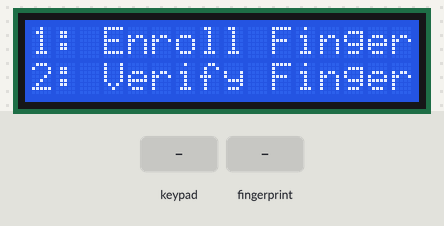
Bench run of a sketch on a simulated Arduino Uno, built with avr-gcc and run on an emulated ATmega328P. Parts: 16×2 character LCD. Inputs (shaded band) come from the test bench.

Above: at 6.3 s.
6.4 s: key '2' pressed
At 7.3 s:
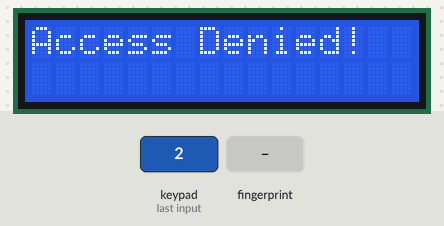
9.4 s: keypad keys 1 3 9 7 pressed 0.4 s apart
At 10.1 s:
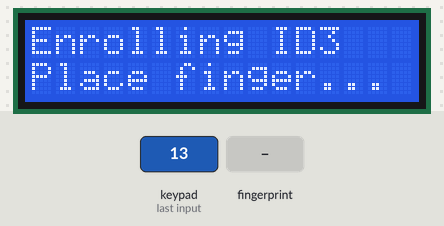
12.5 s: finger stored as number 1 placed on the sensor
At 13.0 s:
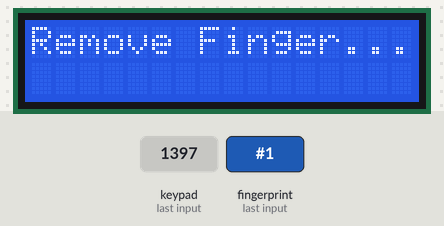
15.5 s: finger stored as number 1 placed on the sensor
At 16.8 s:
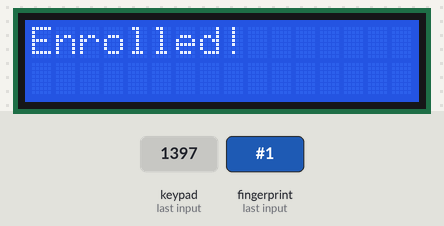
18.5 s: key '1' pressed
21.5 s: key 'A' pressed
At 22.4 s:
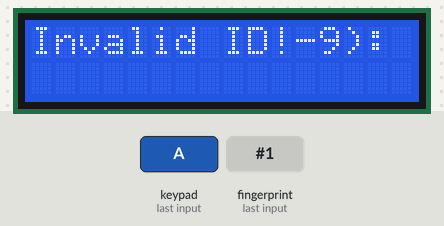
Timing chart, 0 to 24.5 s (numbered marks = the images above; inputs shaded):
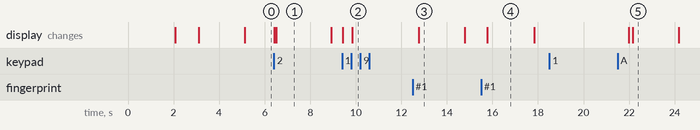

The sketch:

biometric_attendance_system.ino
```cpp
#include <Wire.h>
#include <LiquidCrystal_I2C.h>
#include <Adafruit_Fingerprint.h>
#include <SoftwareSerial.h>
#include <Keypad.h>

// Initialize LCD (16x2) at I2C address 0x27
LiquidCrystal_I2C lcd(0x27, 16, 2);

// Initialize Fingerprint Sensor
SoftwareSerial mySerial(2, 3);  // RX, TX for Fingerprint Sensor
Adafruit_Fingerprint finger = Adafruit_Fingerprint(&mySerial);

// Define buzzer and LED pins
#define BUZZER 4
#define GREEN_LED 5
#define RED_LED 6

// Define keypad
const byte ROWS = 4;
const byte COLS = 4;
char keys[ROWS][COLS] = {
    {'1', '2', '3', 'A'},
    {'4', '5', '6', 'B'},
    {'7', '8', '9', 'C'},
    {'*', '0', '#', 'D'}
};
byte rowPins[ROWS] = {9, 8, 7, 6};
byte colPins[COLS] = {5, 4, 3, 2};
Keypad keypad = Keypad(makeKeymap(keys), rowPins, colPins, ROWS, COLS);

// User ID to Name Mapping
const char* userNames[] = {
    "Harsh",    // ID 1
    "Bob",      // ID 2
    "Charlie",  // ID 3
    "David"     // ID 4
};

void setup() {
    Serial.begin(9600);
    lcd.begin(16, 2);
    lcd.backlight();
    lcd.setCursor(0, 0);
    lcd.print("Fingerprint System");
    delay(2000);
    lcd.clear();

    finger.begin(57600);
    if (finger.verifyPassword()) {
        lcd.setCursor(0, 0);
        lcd.print("Sensor Found!");
    } else {
        lcd.setCursor(0, 0);
        lcd.print("Sensor Error!");
        while (1);
    }
    delay(2000);
    lcd.clear();

    pinMode(BUZZER, OUTPUT);
    pinMode(GREEN_LED, OUTPUT);
    pinMode(RED_LED, OUTPUT);
}

void loop() {
    lcd.clear();
    lcd.setCursor(0, 0);
    lcd.print("1: Enroll Finger");
    lcd.setCursor(0, 1);
    lcd.print("2: Verify Finger");

    char choice = getKeyInput();
    lcd.clear();

    if (choice == '1') {
        lcd.setCursor(0, 0);
        lcd.print("Enter ID (1-9):");
        char idChar = getKeyInput();
        int id = idChar - '0';

        if (id > 0 && id <= 9) {
            enrollFingerprint(id);
        } else {
            lcd.setCursor(0, 0);
            lcd.print("Invalid ID!");
            delay(2000);
        }
    } else if (choice == '2') {
        verifyFingerprint();
    } else {
        lcd.setCursor(0, 0);
        lcd.print("Invalid Choice!");
        delay(2000);
    }
}

char getKeyInput() {
    char key;
    do {
        key = keypad.getKey();
    } while (!key);
    return key;
}

void enrollFingerprint(int id) {
    lcd.clear();
    lcd.setCursor(0, 0);
    lcd.print("Enrolling ID: ");
    lcd.setCursor(12, 0);
    lcd.print(id);

    int p = -1;
    lcd.setCursor(0, 1);
    lcd.print("Place finger...");

    while (p != FINGERPRINT_OK) {
        p = finger.getImage();
    }

    p = finger.image2Tz(1);
    if (p != FINGERPRINT_OK) {
        lcd.clear();
        lcd.print("Error! Try again");
        delay(2000);
        return;
    }

    lcd.clear();
    lcd.print("Remove Finger...");
    delay(2000);

    lcd.clear();
    lcd.print("Place Again...");
    p = -1;
    while (p != FINGERPRINT_OK) {
        p = finger.getImage();
    }

    p = finger.image2Tz(2);
    if (p != FINGERPRINT_OK) {
        lcd.clear();
        lcd.print("2nd scan failed!");
        delay(2000);
        return;
    }

    p = finger.createModel();
    if (p != FINGERPRINT_OK) {
        lcd.clear();
        lcd.print("Model failed!");
        delay(2000);
        return;
    }

    p = finger.storeModel(id);
    if (p == FINGERPRINT_OK) {
        lcd.clear();
        lcd.print("Enrolled!");
        delay(2000);
    } else {
        lcd.clear();
        lcd.print("Store failed!");
        delay(2000);
    }
}

void verifyFingerprint() {
    lcd.clear();
    lcd.setCursor(0, 0);
    lcd.print("Place finger...");

    int id = getFingerprintID();

    lcd.clear();
    if (id > 0 && id < sizeof(userNames) / sizeof(userNames[0])) {
        lcd.setCursor(0, 0);
        lcd.print(userNames[id]);
        lcd.print(" is present");
        digitalWrite(GREEN_LED, HIGH);
        beep(2);
        delay(2000);
        digitalWrite(GREEN_LED, LOW);
    } else {
        lcd.setCursor(0, 0);
        lcd.print("Access Denied!");
        digitalWrite(RED_LED, HIGH);
        beep(1);
        delay(2000);
        digitalWrite(RED_LED, LOW);
    }
}

int getFingerprintID() {
    uint8_t p = finger.getImage();
    if (p != FINGERPRINT_OK) return -1;

    p = finger.image2Tz();
    if (p != FINGERPRINT_OK) return -1;

    p = finger.fingerFastSearch();
    if (p != FINGERPRINT_OK) return -1;

    return finger.fingerID;
}

void beep(int times) {
    for (int i = 0; i < times; i++) {
        digitalWrite(BUZZER, HIGH);
        delay(200);
        digitalWrite(BUZZER, LOW);
        delay(200);
    }
}
```

Measured:
- after the input at 6.4 s, the display: first changes at once (image 1 shows a later state)
- after the input at 9.4 s, the display: first changes at once (image 2 shows a later state)
- after the input at 12.5 s, the display: changes after 0.26 s (image 3)
- after the input at 15.5 s, the display: changes after 0.27 s (image 4)
- after the input at 18.5 s, every drawn part: stays the same
- after the input at 21.5 s, the display: first differs from a run without the input after 0.66 s (image 5)
- what the display in image 1 shows lasts 2.4 s, from 6.5 s to 8.9 s
- what the display in image 3 shows lasts 2.0 s, from 12.8 s to 14.8 s
